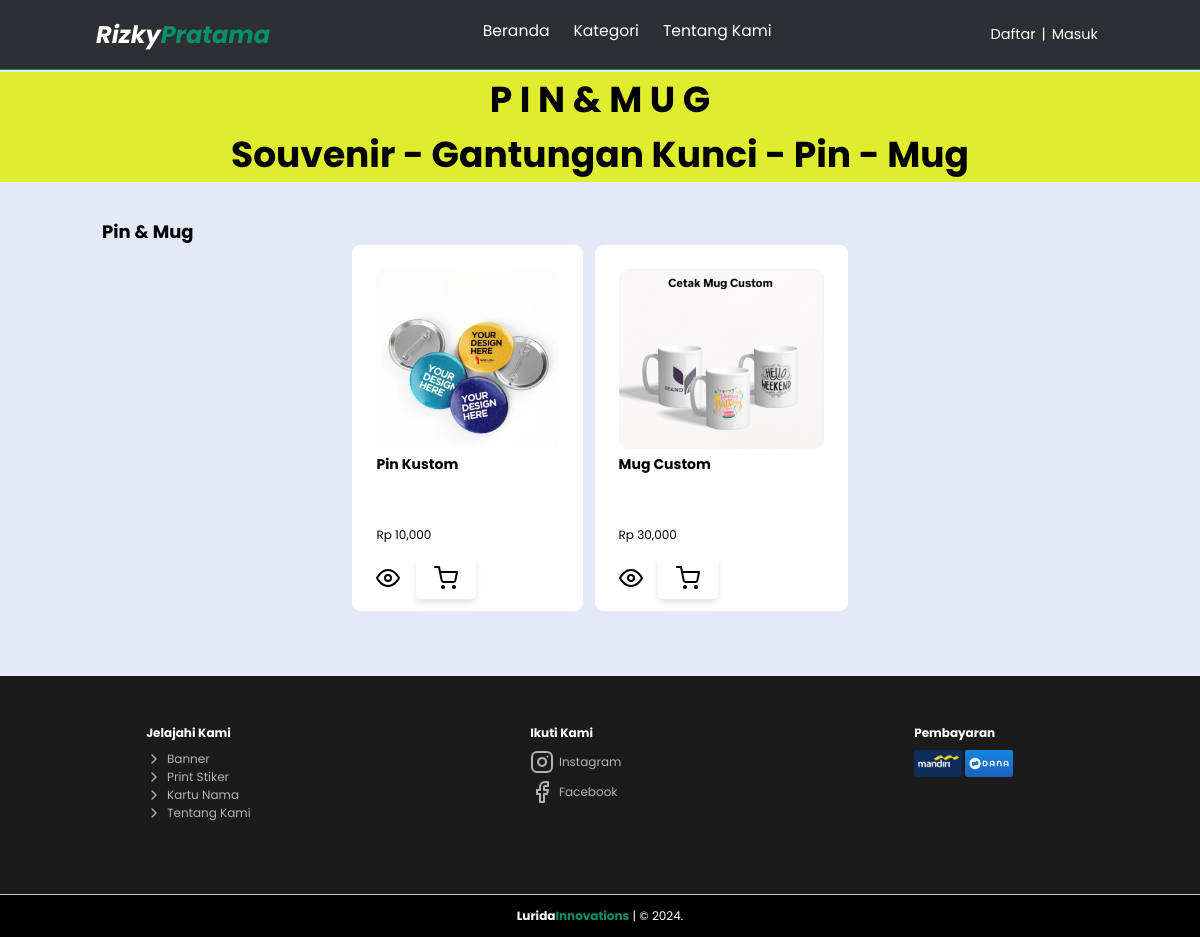
The page /kategori/pinmug.php on the database its author committed.
### tables this page shows
CREATE TABLE `produk` (
  `id` int(11) NOT NULL,
  `kategori` varchar(10) NOT NULL,
  `gambar` varchar(50) NOT NULL,
  `nama` varchar(50) NOT NULL,
  `harga` varchar(6) NOT NULL,
  `stok` varchar(3) NOT NULL,
  `dibeli` varchar(3) NOT NULL,
  `bahan` varchar(25) NOT NULL,
  `berat` varchar(4) NOT NULL,
  `model` varchar(40) NOT NULL,
  `deskripsi` varchar(255) NOT NULL
);

### kategori/pinmug.php (the view, shortened to what this page needs)
<!DOCTYPE html>
<html lang="en">
<head>
</head>
<body>
    <nav class="navbar">
        <a href="../index.php" class="navbar-logo">Rizky<span>Pratama</span></a>
        <div class="navbar-nav">
            <a href="../index.php">Beranda</a>
            <div class="dropdown">
                <a href="katalog.php">Kategori</a>
            </div>
            <a href="../tentang-kami.php">Tentang Kami</a>
        </div>
        <div class="navbar-extra">
            <a href="../signup.php" id="daftar" style="font-size: 1.2rem;">Daftar</a>
            <p href="#" id="batas" style="font-size: 1.2rem;">|</p>
            <a href="../login.php" id="login" style="font-size: 1.2rem;">Masuk</a>
        </div>
    </nav>
    <section class="produk">
        <div class="container">
            <h1>P I N & M U G</h1>
            <h1>Souvenir - Gantungan Kunci - Pin - Mug</h1>
        </div>
        <div class="title">
            <h2>Pin & Mug</h2>
        </div>
        <div class="produk-item">
            <?php
            include("../php/config.php");
            $result = mysqli_query($con, "SELECT * FROM produk WHERE kategori = 'pinmug'");
            while ($row = mysqli_fetch_assoc($result)):
                ?>
                <div class="produk-card">
                    <img src="../admin/asset/img/produk/<?= $row['gambar'] ?>" alt="Image">
                    <h3 class="produk-card-title">
                        <?= $row['nama'] ?>
                    </h3>
                    <p class="produk-card-price">Rp
                        <?= number_format($row['harga']) ?>
                    </p>
                    <form class="add-to-cart-form" method="post" action="">
                        <a href="../detail/detail-produk.php?id=<?= $row['id'] ?>" id="detail"><i
                                data-feather="eye"></i></a>
                        <button type="submit" name="shopping-cart" class="shopping-cart-button"
                            style="background: none; border: none; color:#000; cursor:pointer;"
                            onmouseover="this.style.color='#028f6c';" onmouseout="this.style.color='#000';">
                            <i data-feather="shopping-cart"></i>
                        </button>
                    </form>
                </div>
            <?php endwhile; ?>
        </div>
    </section>
    <footer>
        <div class="footer" id="footer">
            <div class="footer-content">
                <div class="jelajah">
                    <h4>Jelajahi Kami</h4>
                    <div class="tentang">
                        <a href="banner.php"><i data-feather="chevron-right" width="16" height="16"></i> Banner</a>
                        <a href="stiker.php"><i data-feather="chevron-right" width="16" height="16"></i> Print
                            Stiker</a>
                        <a href="kartunama.php"><i data-feather="chevron-right" width="16" height="16"></i>
                            Kartu Nama</a>
                        <a href="../tentang-kami.php"><i data-feather="chevron-right" width="16" height="16"></i>
                            Tentang Kami</a>
                    </div>
                </div>
                <div class="social-media">
                    <h4>Ikuti Kami</h4>
                    <div class="ig"><a href="https://www.instagram.com/gadgetarn?igsh=N3p3ZzJhcGlkNndm"><i
                                data-feather="instagram"></i> Instagram</a></div>
                    <div class="fb"><a href="https://www.facebook.com/profile.php?id=61563441818623&mibextid=ZbWKwL"><i
                                data-feather="facebook"></i> Facebook</a></div>
                </div>
                <div class="pembayaran">
                    <h4>Pembayaran</h4>
                    <img src="../asset/img/pembayaran/Mandiri.jpeg" alt="Mandiri" class="mandiri">
                    <img src="../asset/img/pembayaran/Dana.jpeg" alt="Dana" class="dana">
                </div>
            </div>
        </div>
        <div class="credit">
            <p><a href="">Lurida<span>Innovations</span></a> | &copy; 2024.</p>
        </div>
    </footer>
</body>
</html>

### rows shown on the page
produk: gambar (picture), nama "Pin Kustom", harga "10,000"
produk: gambar (picture), nama "Mug Custom", harga "30,000"
